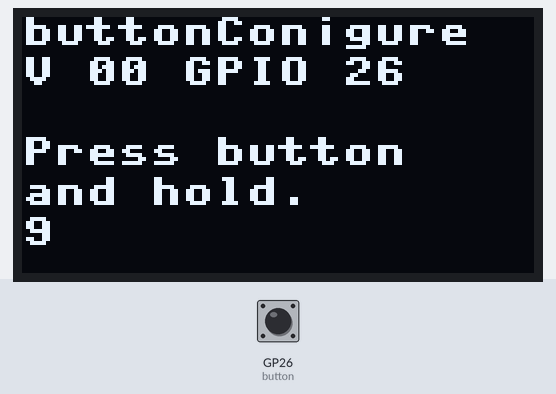
Simulated run of this program. Board: Raspberry Pi Pico running MicroPython. Shown: 128×64 one-colour display. The test bench sets the inputs (shaded band); at power-on: GP26 (button) HIGH. Library files of the repository ran but are not shown: ssd1306.py. At 14.8 s the program stops and its outputs stay as they are.

Above: at 1.1 s.
At 14.5 s:
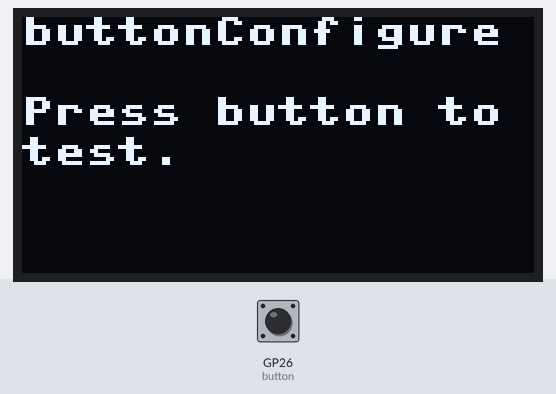
14.6 s: GP26 (button) pulled LOW for 0.15 s
At 16.0 s:
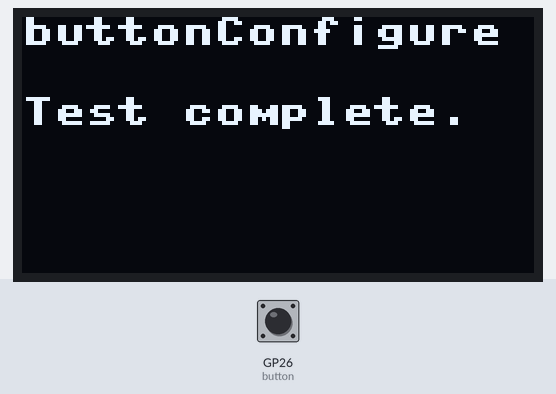
Timing chart, 0 to 16.3 s (numbered marks = the images above; inputs shaded):
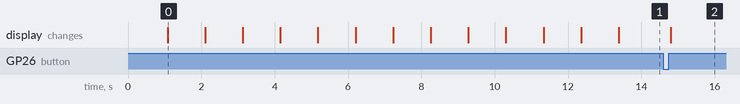

The program:

buttonConfigure.py
```python
""" buttonConfigure - Determine if a pull up or down is needed and save the result in a configuration file.

Version 00
James M. Reneau Ph.D.
http://www.picohhg.com

This work is licensed under the Creative Commons Attribution-ShareAlike 2.0 Generic License.
To view a copy of this license, visit http://creativecommons.org/licenses/by-sa/2.0/ or send
a letter to Creative Commons, PO Box 1866, Mountain View, CA 94042, USA.

V
00		2023-05-09	jmr		original coding
"""

VERSION = "00"
GPIO = 26		# defult button for the PicoHHG project

import os
from ssd1306 import SSD1306_I2C
from machine import Pin
from machine import I2C
from button import Button
import time

i2c = I2C(0, sda=Pin(16), scl=Pin(17), freq=400000)
oled = SSD1306_I2C(128, 64, i2c)
button = Pin(GPIO, Pin.IN)	## let GPIO FLOAT

for t in range(10,-1,-1):
    oled.fill(0)
    oled.text("buttonConigure",0,0)
    oled.text("V " + VERSION + " GPIO " + str(GPIO), 0, 10)
    oled.text("Press button",0,30)
    oled.text("and hold.",0,40)
    oled.text(str(t),0,50)
    oled.show()
    time.sleep(1)

# get the result - if true we need a pull down if false we need a pull up
pin = Pin(GPIO, Pin.IN)
v = pin.value()

# tell user we are working evn though we are finished
oled.fill(0)
oled.text("buttonConigure",0,0)
oled.text("Reading",0,30)
oled.show()
time.sleep(1)

filename = "pulldown"+str(GPIO)+".cfg"
if v:
    ## need a pull down resistor (create empty file to flag this)
    with open(filename,'w') as f:
        f.write("")
else:
    ## pull up is default - delete config file
    try:
        os.remove(filename)
    except:
        pass

# tell user we are working evn though we are finished
oled.fill(0)
oled.text("buttonConigure",0,0)
oled.text("Release button",0,30)
oled.show()
time.sleep(1)

# test configure
oled.fill(0)
oled.text("buttonConfigure",0,0)
oled.text("Press button to",0,20)
oled.text("test.",0,30)
oled.show()

button = Button(GPIO)
while True:
    if button.pressed():
        break
    time.sleep(.1)


# test configure
oled.fill(0)
oled.text("buttonConfigure",0,0)
oled.text("Test complete.",0,20)
oled.show()   
```

button.py
```python
""" Button - Use a pull up or down is needed.
Running of the buttonConfigure program will set the configuration
file and will be needed if the default (pull up) does not work.

Version 02
James M. Reneau Ph.D.
http://www.picohhg.com

This work is licensed under the Creative Commons Attribution-ShareAlike 2.0 Generic License.
To view a copy of this license, visit http://creativecommons.org/licenses/by-sa/2.0/ or send
a letter to Creative Commons, PO Box 1866, Mountain View, CA 94042, USA.

V
00		2023-05-08	jmr		original coding
01		2023-05-09	jmr		split onfig out to buttonConfigure
02		2023-05-14	jmr		added wait
"""

import os
from machine import Pin
import time

class Button():
    def __init__(self, GPIO):
        filename = "pulldown"+str(GPIO)+".cfg"
        if filename in os.listdir():
            pull = Pin.PULL_DOWN
        else:
            # default
            pull = Pin.PULL_UP

        self.pin = Pin(GPIO, Pin.IN, pull)
        self.unpressed = self.pin.value()

    def pressed(self):
        ## return True/False after debounce
        if self.pin.value() != self.unpressed:
            while self.pin.value() != self.unpressed:
                time.sleep(.1)
            return True
        return False

    def wait(self):
        ## wait til press
        while True:
            if self.pressed():
                break
            time.sleep(.1)

    def waitRelease(self):
        ## wait til press
        while True:
            if not self.pressed():
                break
            time.sleep(.1)
            
```

Measured:
- after the input at 14.6 s, the display: changes after 0.21 s (image 2)
